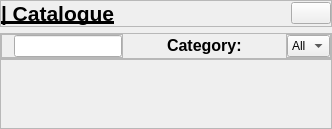
         <widget class="QWidget" name="Catalogue">
          <layout class="QVBoxLayout" name="verticalLayout_34">
           <property name="leftMargin">
            <number>0</number>
           </property>
           <property name="topMargin">
            <number>0</number>
           </property>
           <property name="rightMargin">
            <number>0</number>
           </property>
           <property name="bottomMargin">
            <number>0</number>
           </property>
           <item alignment="Qt::AlignTop">
            <widget class="QFrame" name="CatalogueUpperMenuFrame">
             <property name="frameShape">
              <enum>QFrame::StyledPanel</enum>
             </property>
             <property name="frameShadow">
              <enum>QFrame::Raised</enum>
             </property>
             <layout class="QHBoxLayout" name="horizontalLayout_8">
              <property name="spacing">
               <number>0</number>
              </property>
              <property name="leftMargin">
               <number>0</number>
              </property>
              <property name="topMargin">
               <number>0</number>
              </property>
              <property name="rightMargin">
               <number>0</number>
              </property>
              <property name="bottomMargin">
               <number>0</number>
              </property>
              <item>
               <widget class="QLabelThemed" name="CatalogueMenuLabel">
                <property name="text">
                 <string>&lt;html&gt;&lt;head/&gt;&lt;body&gt;&lt;p&gt;&lt;span style=" font-size:16pt; font-weight:700; text-decoration: underline;"&gt;| Catalogue&lt;/span&gt;&lt;/p&gt;&lt;/body&gt;&lt;/html&gt;</string>
                </property>
               </widget>
              </item>
              <item alignment="Qt::AlignRight">
               <widget class="QPushButtonThemed" name="CatalogueToTranslatorButton">
                <property name="toolTip">
                 <string>Back to Translator</string>
                </property>
                <property name="text">
                 <string />
                </property>
                <property name="icon">
                 <iconset resource="../qss/icons/Icons.qrc">
                  <normaloff>:/icons/png2svg/goback-white.svg</normaloff>
                  <activeoff>:/icons/png2svg/goback-white.svg</activeoff>
                  <activeon>:/icons/png2svg/goback-green.svg</activeon>:/icons/png2svg/goback-white.svg</iconset>
                </property>
                <property name="iconSize">
                 <size>
                  <width>24</width>
                  <height>24</height>
                 </size>
                </property>
               </widget>
              </item>
             </layout>
            </widget>
           </item>
           <item>
            <widget class="QWidget" name="CatalogueMainWidget" native="true">
             <property name="sizePolicy">
              <sizepolicy hsizetype="Preferred" vsizetype="Expanding">
               <horstretch>0</horstretch>
               <verstretch>0</verstretch>
              </sizepolicy>
             </property>
             <layout class="QVBoxLayout" name="verticalLayout_35">
              <property name="spacing">
               <number>0</number>
              </property>
              <property name="leftMargin">
               <number>0</number>
              </property>
              <property name="topMargin">
               <number>0</number>
              </property>
              <property name="rightMargin">
               <number>0</number>
              </property>
              <property name="bottomMargin">
               <number>0</number>
              </property>
              <item alignment="Qt::AlignTop">
               <widget class="QFrame" name="CatalogueOptionsframe">
                <property name="frameShape">
                 <enum>QFrame::StyledPanel</enum>
                </property>
                <property name="frameShadow">
                 <enum>QFrame::Raised</enum>
                </property>
                <layout class="QHBoxLayout" name="horizontalLayout_9">
                 <property name="spacing">
                  <number>44</number>
                 </property>
                 <property name="leftMargin">
                  <number>0</number>
                 </property>
                 <property name="topMargin">
                  <number>0</number>
                 </property>
                 <property name="rightMargin">
                  <number>0</number>
                 </property>
                 <property name="bottomMargin">
                  <number>0</number>
                 </property>
                 <item alignment="Qt::AlignTop">
                  <widget class="QFrame" name="SearchingOptionFrame">
                   <property name="frameShape">
                    <enum>QFrame::StyledPanel</enum>
                   </property>
                   <property name="frameShadow">
                    <enum>QFrame::Raised</enum>
                   </property>
                   <layout class="QHBoxLayout" name="horizontalLayout_24">
                    <property name="spacing">
                     <number>0</number>
                    </property>
                    <property name="leftMargin">
                     <number>5</number>
                    </property>
                    <property name="topMargin">
                     <number>0</number>
                    </property>
                    <property name="rightMargin">
                     <number>0</number>
                    </property>
                    <property name="bottomMargin">
                     <number>0</number>
                    </property>
                    <item>
                     <widget class="QLabelThemed" name="SearchIconLabel">
                      <property name="text">
                       <string />
                      </property>
                      <property name="pixmap">
                       <pixmap resource="../qss/icons/Icons.qrc">:/icons/png2svg/search-white.svg</pixmap>
                      </property>
                      <property name="scaledContents">
                       <bool>false</bool>
                      </property>
                      <property name="wordWrap">
                       <bool>false</bool>
                      </property>
                     </widget>
                    </item>
                    <item>
                     <widget class="QLineEdit" name="CatalogueSearchBar">
                      <property name="sizePolicy">
                       <sizepolicy hsizetype="Preferred" vsizetype="Maximum">
                        <horstretch>0</horstretch>
                        <verstretch>0</verstretch>
                       </sizepolicy>
                      </property>
                      <property name="echoMode">
                       <enum>QLineEdit::Normal</enum>
                      </property>
                     </widget>
                    </item>
                   </layout>
                  </widget>
                 </item>
                 <item alignment="Qt::AlignRight">
                  <widget class="QLabelThemed" name="categorySearchLabel">
                   <property name="text">
                    <string>&lt;html&gt;&lt;head/&gt;&lt;body&gt;&lt;p&gt;&lt;span style=" font-size:12pt; font-weight:700;"&gt;Category:&lt;/span&gt;&lt;/p&gt;&lt;/body&gt;&lt;/html&gt;</string>
                   </property>
                  </widget>
                 </item>
                 <item>
                  <widget class="QFrame" name="CatagoryChooserFrame">
                   <property name="frameShape">
                    <enum>QFrame::StyledPanel</enum>
                   </property>
                   <property name="frameShadow">
                    <enum>QFrame::Raised</enum>
                   </property>
                   <layout class="QVBoxLayout" name="verticalLayout_8">
                    <property name="spacing">
                     <number>0</number>
                    </property>
                    <property name="leftMargin">
                     <number>0</number>
                    </property>
                    <property name="topMargin">
                     <number>0</number>
                    </property>
                    <property name="rightMargin">
                     <number>0</number>
                    </property>
                    <property name="bottomMargin">
                     <number>0</number>
                    </property>
                    <item>
                     <widget class="QComboBox" name="CatalogueCategoryselector">
                      <property name="sizePolicy">
                       <sizepolicy hsizetype="Minimum" vsizetype="Preferred">
                        <horstretch>0</horstretch>
                        <verstretch>0</verstretch>
                       </sizepolicy>
                      </property>
                      <property name="editable">
                       <bool>false</bool>
                      </property>
                      <property name="currentText">
                       <string>All</string>
                      </property>
                      <item>
                       <property name="text">
                        <string>All</string>
                       </property>
                      </item>
                     </widget>
                    </item>
                   </layout>
                  </widget>
                 </item>
                </layout>
               </widget>
              </item>
              <item>
               <widget class="QScrollArea" name="scrollArea">
                <property name="sizePolicy">
                 <sizepolicy hsizetype="Preferred" vsizetype="Expanding">
                  <horstretch>0</horstretch>
                  <verstretch>0</verstretch>
                 </sizepolicy>
                </property>
                <property name="widgetResizable">
                 <bool>true</bool>
                </property>
                <property name="alignment">
                 <set>Qt::AlignLeading|Qt::AlignLeft|Qt::AlignVCenter</set>
                </property>
                <widget class="QWidget" name="CatalogueWidget">
                 <property name="geometry">
                  <rect>
                   <x>0</x>
                   <y>0</y>
                   <width>638</width>
                   <height>447</height>
                  </rect>
                 </property>
                 <layout class="QGridLayout" name="gridLayout" />
                </widget>
               </widget>
              </item>
             </layout>
            </widget>
           </item>
          </layout>
         </widget>
